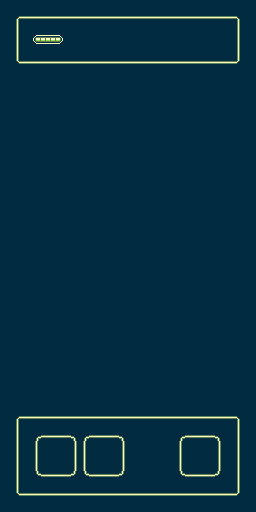

Below is a game level as drawn by its tile map, then a one-line description and the .tmx file that defines it, in full:
An orthogonal 16x32 tile map with 16x16 px tiles, 2 tile layers (Background, UI), 4 tilesets and 11 objects (6x Enemy, 4x Wall, Player).

<map version="1.8" tiledversion="1.8.6" orientation="orthogonal" renderorder="right-down" width="16" height="32" tilewidth="16" tileheight="16" infinite="0" nextlayerid="6" nextobjectid="22">
 <tileset firstgid="1" name="SpaceInvaders_Borders" tilewidth="16" tileheight="16" tilecount="9" columns="3">
  <image source="./SpaceInvaders_Borders.png" width="48" height="48" />
 </tileset>
 <tileset firstgid="10" name="SpaceInvaders" tilewidth="16" tileheight="16" tilecount="35" columns="7">
  <image source="./SpaceInvaders.png" width="112" height="80" />
 </tileset>
 <tileset firstgid="45" name="SpaceInvaders_Health" tilewidth="16" tileheight="16" tilecount="12" columns="2">
  <image source="./SpaceInvaders_Health.png" width="32" height="96" />
 </tileset>
 <tileset firstgid="57" name="SpaceInvaders_Buttons" tilewidth="16" tileheight="16" tilecount="9" columns="3">
  <image source="./SpaceInvaders_Buttons.png" width="48" height="48" />
 </tileset>
 <layer id="1" name="Background" width="16" height="32">
  <data encoding="csv">
5,5,5,5,5,5,5,5,5,5,5,5,5,5,5,5,
5,5,5,5,5,5,5,5,5,5,5,5,5,5,5,5,
5,5,5,5,5,5,5,5,5,5,5,5,5,5,5,5,
5,5,5,5,5,5,5,5,5,5,5,5,5,5,5,5,
5,5,5,5,5,5,5,5,5,5,5,5,5,5,5,5,
5,5,5,5,5,5,5,5,5,5,5,5,5,5,5,5,
5,5,5,5,5,5,5,5,5,5,5,5,5,5,5,5,
5,5,5,5,5,5,5,5,5,5,5,5,5,5,5,5,
5,5,5,5,5,5,5,5,5,5,5,5,5,5,5,5,
5,5,5,5,5,5,5,5,5,5,5,5,5,5,5,5,
5,5,5,5,5,5,5,5,5,5,5,5,5,5,5,5,
5,5,5,5,5,5,5,5,5,5,5,5,5,5,5,5,
5,5,5,5,5,5,5,5,5,5,5,5,5,5,5,5,
5,5,5,5,5,5,5,5,5,5,5,5,5,5,5,5,
5,5,5,5,5,5,5,5,5,5,5,5,5,5,5,5,
5,5,5,5,5,5,5,5,5,5,5,5,5,5,5,5,
5,5,5,5,5,5,5,5,5,5,5,5,5,5,5,5,
5,5,5,5,5,5,5,5,5,5,5,5,5,5,5,5,
5,5,5,5,5,5,5,5,5,5,5,5,5,5,5,5,
5,5,5,5,5,5,5,5,5,5,5,5,5,5,5,5,
5,5,5,5,5,5,5,5,5,5,5,5,5,5,5,5,
5,5,5,5,5,5,5,5,5,5,5,5,5,5,5,5,
5,5,5,5,5,5,5,5,5,5,5,5,5,5,5,5,
5,5,5,5,5,5,5,5,5,5,5,5,5,5,5,5,
5,5,5,5,5,5,5,5,5,5,5,5,5,5,5,5,
5,5,5,5,5,5,5,5,5,5,5,5,5,5,5,5,
5,5,5,5,5,5,5,5,5,5,5,5,5,5,5,5,
5,5,5,5,5,5,5,5,5,5,5,5,5,5,5,5,
5,5,5,5,5,5,5,5,5,5,5,5,5,5,5,5,
5,5,5,5,5,5,5,5,5,5,5,5,5,5,5,5,
5,5,5,5,5,5,5,5,5,5,5,5,5,5,5,5,
5,5,5,5,5,5,5,5,5,5,5,5,5,5,5,5
</data>
 </layer>
 <layer id="2" name="UI" width="16" height="32">
  <data encoding="csv">
0,0,0,5,5,0,0,0,5,5,5,5,0,0,0,0,
0,1,2,2,2,2,2,2,2,2,2,2,2,2,3,0,
0,4,45,46,0,0,0,0,0,0,0,0,0,0,6,0,
0,7,8,8,8,8,8,8,8,8,8,8,8,8,9,0,
0,0,0,0,0,0,0,0,0,0,0,0,0,0,0,0,
0,0,0,0,0,0,0,0,0,0,0,0,0,0,0,0,
0,0,0,0,0,0,0,0,0,0,0,0,0,0,0,0,
0,0,0,0,0,0,0,0,0,0,0,0,0,0,0,0,
0,0,0,0,0,0,0,0,0,0,0,0,0,0,0,0,
0,0,0,0,0,0,0,0,0,0,0,0,0,0,0,0,
0,0,0,0,0,0,0,0,0,0,0,0,0,0,0,0,
0,0,0,0,0,0,0,0,0,0,0,0,0,0,0,0,
0,0,0,0,0,0,0,0,0,0,0,0,0,0,0,0,
0,0,0,0,0,0,0,0,0,0,0,0,0,0,0,0,
0,0,0,0,0,0,0,0,0,0,0,0,0,0,0,0,
0,0,0,0,0,0,0,0,0,0,0,0,0,0,0,0,
0,0,0,0,0,0,0,0,0,0,0,0,0,0,0,0,
0,0,0,0,0,0,0,0,0,0,0,0,0,0,0,0,
0,0,0,0,0,0,0,0,0,0,0,0,0,0,0,0,
0,0,0,0,0,0,0,0,0,0,0,0,0,0,0,0,
0,0,0,0,0,0,0,0,0,0,0,0,0,0,0,0,
0,0,0,0,0,0,0,0,0,0,0,0,0,0,0,0,
0,0,0,0,0,0,0,0,0,0,0,0,0,0,0,0,
0,0,0,0,0,0,0,0,0,0,0,0,0,0,0,0,
0,0,0,0,0,0,0,0,0,0,0,0,0,0,0,0,
0,0,0,0,0,0,0,0,0,0,0,0,0,0,0,0,
0,1,2,2,2,2,2,2,2,2,2,2,2,2,3,0,
0,4,57,58,59,57,58,59,61,61,61,57,58,59,6,0,
0,4,60,61,62,60,61,62,0,0,0,60,61,62,6,0,
0,4,63,64,65,63,64,65,0,0,0,63,64,65,6,0,
0,7,8,8,8,8,8,8,8,8,8,8,8,8,9,0,
0,0,0,0,0,0,0,0,0,0,0,0,0,0,0,0
</data>
 </layer>
 <objectgroup id="3" name="Player">
  <object id="1" name="Player" type="Player" x="114" y="368.006" width="10.5" height="16" />
 </objectgroup>
 <objectgroup id="4" name="Enemies">
  <object id="7" name="Enemy" type="Enemy" x="64" y="80" width="16" height="16" />
  <object id="9" name="Enemy" type="Enemy" x="96" y="80" width="16" height="16" />
  <object id="10" name="Enemy" type="Enemy" x="144" y="80" width="16" height="16" />
  <object id="11" name="Enemy" type="Enemy" x="176" y="80" width="16" height="16" />
  <object id="12" name="Enemy" type="Enemy" x="208" y="80" width="16" height="16" />
  <object id="18" name="Enemy" type="Enemy" x="32" y="80" width="16" height="16" />
 </objectgroup>
 <objectgroup id="5" name="Walls">
  <object id="3" name="Wall" type="Wall" x="80" y="320" width="32" height="16" />
  <object id="19" name="Wall" type="Wall" x="16" y="320" width="32" height="16" />
  <object id="20" name="Wall" type="Wall" x="144" y="320" width="32" height="16" />
  <object id="21" name="Wall" type="Wall" x="208" y="320" width="32" height="16" />
 </objectgroup>
</map>
